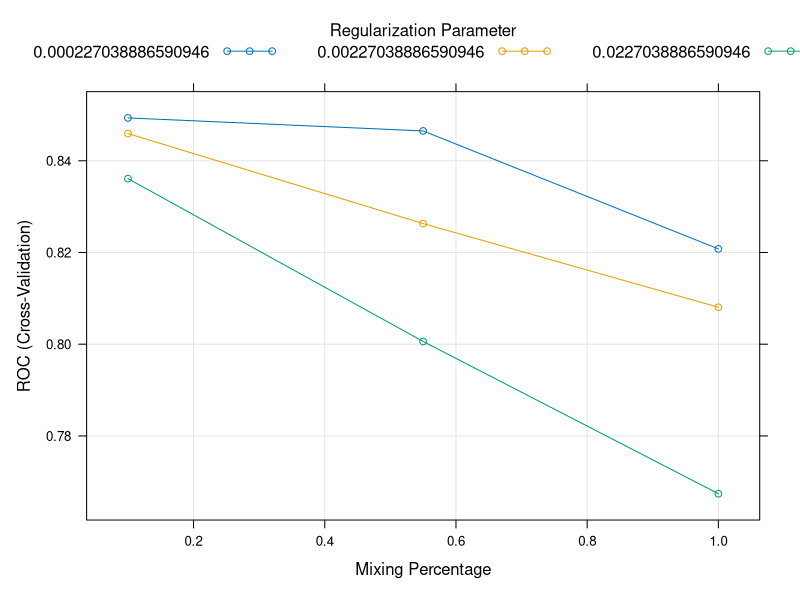
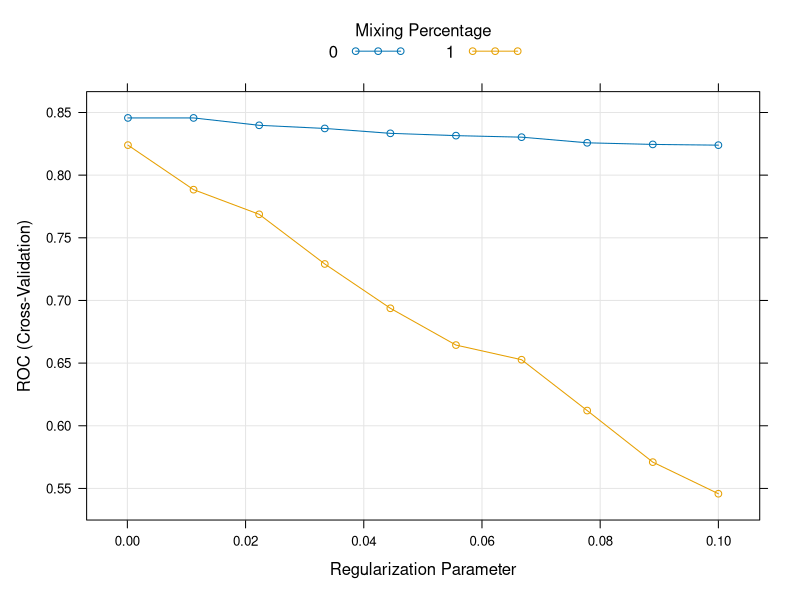
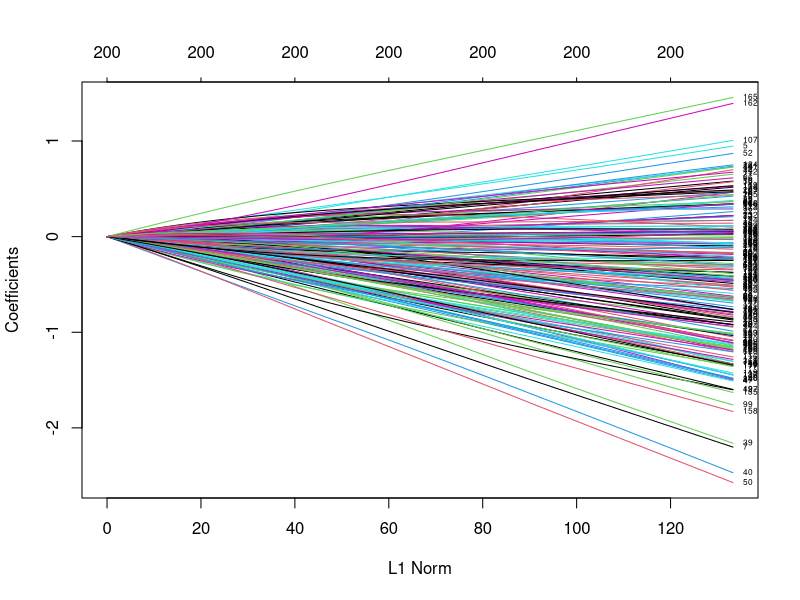

Here is the R script that generated these plots, in order:
## Introducing glmnet

# Extension of glm models with built-in variable selection
# 
# Helps deal with collinearity and small samples sizes
# 
# Two primary forms:
# Lasso regression (Penalizes number of non-zero coefficients), and 
# Ridge regression (Penalizes absolute magnitude of coefficients)
# 
# Attempts to find a parsimonious (i.e. simple) model
# 
# Pairs well with random forest models


## Make a custom trainControl

# You are looking at a classification problem. This is a simulated dataset based 
# on the "don't overfit" competition on Kaggle a number of years ago.
# Classification problems are a little more complicated than regression problems 
# because you have to provide a custom summaryFunction to the train() function to 
# use the AUC metric to rank your models.

# Load data
overfit <- read.csv("./overfit_rev.csv", header = TRUE)

for(i in 1:nrow(overfit)){
        if(overfit$y[i]==0){
                overfit$y[i]<-c("class1")
        }else{overfit$y[i]<-c("class2")}
                
}
overfit$y <- factor(overfit$y)

library(caret)
# Make a custom trainControl
myControl <- trainControl(
        method = "cv", number = 10,
        summaryFunction = twoClassSummary,
        classProbs = TRUE, # Super important!
        verboseIter = TRUE
)

# Fit glmnet with custom trainControl

# Now that you have a custom trainControl object, fit a glmnet model to the 
# "don't overfit" dataset. The glmnet is an extention of the generalized linear 
# regression model (or glm) that places constraints on the magnitude of the 
# coefficients to prevent overfitting. This is more commonly known as "penalized" 
# regression modeling and is a very useful technique on datasets with many 
# predictors and few values.

# Fit glmnet model: model - Try the defaults(3 values of alpha & 3 values of lambda)
set.seed(42)
model_g <- train(
        y ~ ., overfit,
        method = "glmnet",
        trControl = myControl
)

# Print model to console
model_g

# Print maximum ROC statistic
max(model_g[["results"]])

# Plot results
plot(model_g)


# Custom tuning glmnet models
# 2 tuning parameters: alpha and lambda
# For single alpha, all values of lambda fit simultaneously
# Many models for the "price" of one

# The glmnet model actually fits many models at once (one of the great things 
# about the package). You can exploit this by passing a large number of lambda 
# values, which control the amount of penalization in the model. train() is smart 
# enough to only fit one model per alpha value and pass all of the lambda values 
# at once for simultaneous fitting.

# Make a custom tuning grid - fit 10 models per value of alpha.
# You also look at the two forms of penalized models with this tuneGrid: ridge 
# regression and lasso regression. alpha = 0 is pure ridge regression, and 
# alpha = 1 is pure lasso regression. 
myGrid <- expand.grid(
        alpha = 0:1,
        lambda = seq(0.0001, 0.1, length = 10)
)
# Fit a model
set.seed(42)
model_gc <- train(y ~ ., overfit, method = "glmnet",
                 tuneGrid = myGrid, trControl = myControl)
# Plot results
plot(model_gc)

# Print model to console
model_gc

# Print maximum ROC statistic
max(model_gc[["results"]][["ROC"]])

# Full regularization path for all the models with alpha=0
plot(model_gc$finalModel, label = TRUE)
# left side of plot (intercept only model-high penalty) has high lambda values, 
# and the right side of plot (full model with no penalty ) has low lambda value.
# Regression coefficients are shrunk from right to left as you increase the 
# strength on the penalty, therefore decrease the complexity of the model.
